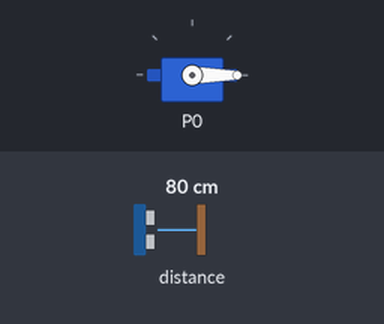
This program was run on a simulated BBC micro:bit (MakeCode). On the bench: servo. The test bench sets the inputs (shaded band); at power-on: distance to the obstacle 80 cm.

Above: at 1.2 s.
1.3 s: distance to the obstacle set to 11 cm
2.8 s: distance to the obstacle set to 8 cm
At 4.0 s:
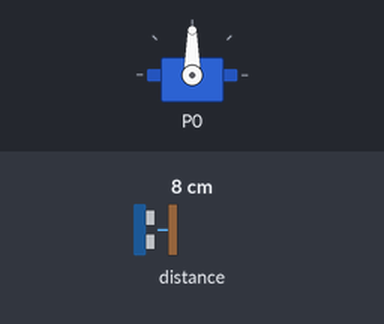
4.3 s: distance to the obstacle set to 18 cm
At 5.1 s:
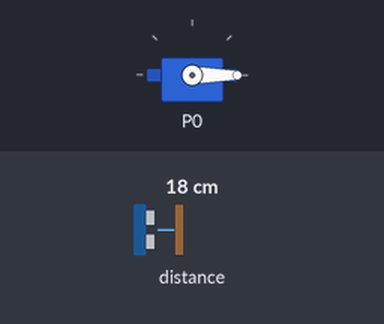
5.8 s: distance to the obstacle set to 2 cm
At 6.9 s:
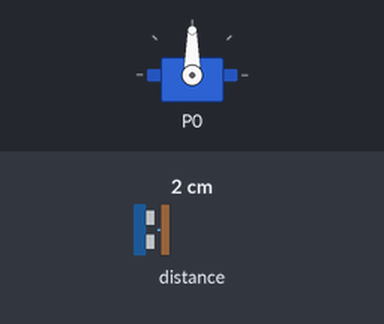
Timing chart, 0 to 8.3 s (numbered marks = the images above; inputs shaded):
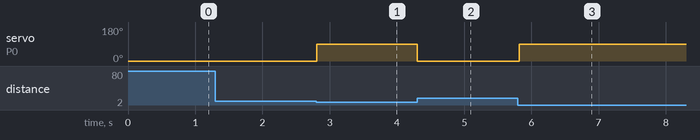

Measured:
- the behaviour switches between 10 and 9 cm on distance to the obstacle (found by bisection; images 0 and 1)
- after the input at 1.3 s, every drawn part: stays the same
- after the input at 2.8 s, servo on P0: 0° → 90° at once
- after the input at 4.3 s, servo on P0: 90° → 0° at once
- after the input at 5.8 s, servo on P0: 0° → 90° at once

The program:

main.ts
```typescript
let cantidad = 0
/**
 * Miguel Lázaro Moguilnaia 2º ESO A
 */
basic.forever(function () {
    cantidad = sonar.ping(
    DigitalPin.P0,
    DigitalPin.P0,
    PingUnit.Centimeters
    )
    if (cantidad < 10) {
        servos.P0.setAngle(90)
    } else {
        servos.P0.setAngle(0)
    }
})
```

test.ts
```typescript
// aquí va el archivo "tests"; esto no se compilará cuando este paquete se utilice como una extensión.
```
